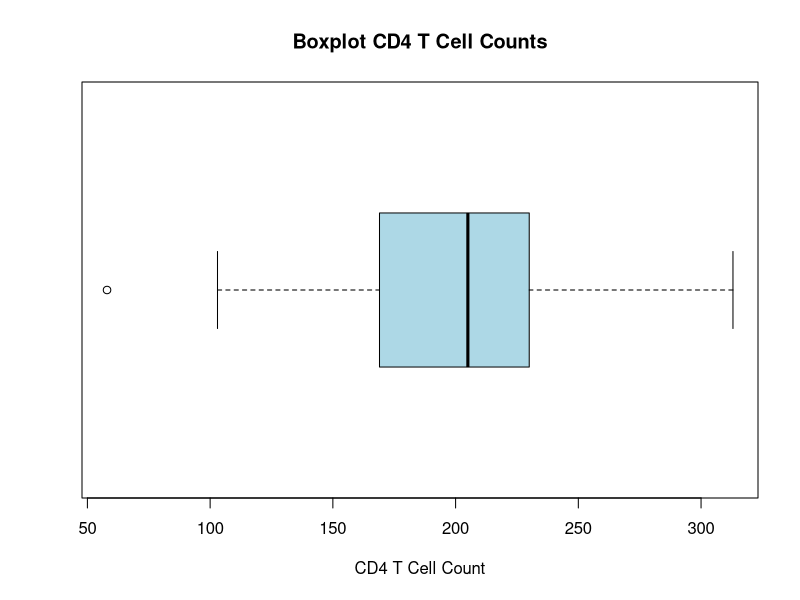

Write R code to recreate this figure.
datos <- c(230,205,313,207,227,245,173,58,103,181,105,301,169)

cat("(a) Media:", round(mean(datos),2),"\n")

cat("(b) Mediana:", median(datos),"\n")

moda <- as.numeric(names(sort(table(datos), decreasing=TRUE)[1]))
cat("(c) Moda:", moda,"\n")

cat("(d) Rango:", max(datos)-min(datos),"\n")

cat("(e) Varianza:", round(var(datos),2),"\n")

cat("(f) Desviación estándar:", round(sd(datos),2),"\n")

cat("(g) Coeficiente de variación:",
    round((sd(datos)/mean(datos))*100,2),"%\n")

cat("(h) Rango intercuartílico (IQR):", IQR(datos),"\n")

boxplot(datos,
        horizontal=TRUE,
        col="lightblue",
        main="Boxplot CD4 T Cell Counts",
        xlab="CD4 T Cell Count")

cat("\nMedida de tendencia central recomendada: la MEDIANA.\n")
cat("Razón: existen valores muy bajos (por ejemplo 58 y 103) que pueden afectar la media. La mediana es más robusta frente a valores extremos.\n")
